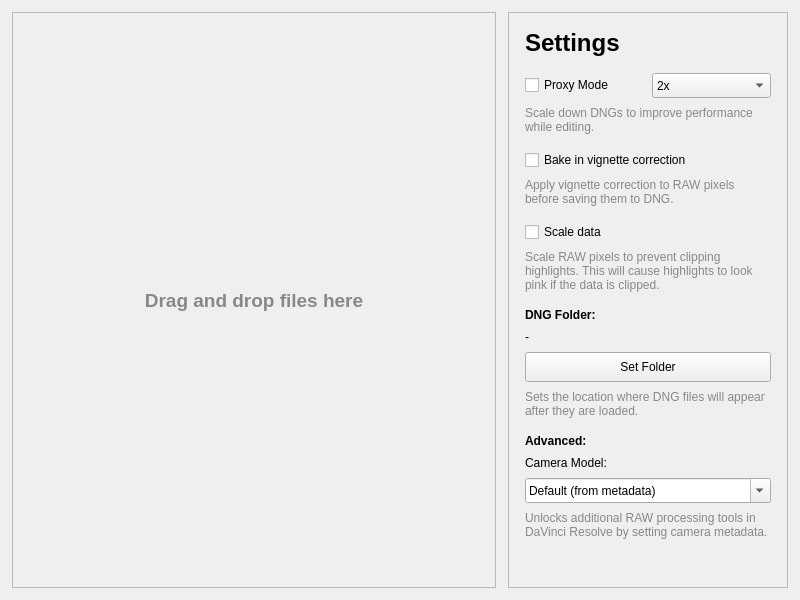
<?xml version="1.0" encoding="UTF-8"?>
<ui version="4.0">
 <class>MainWindow</class>
 <widget class="QMainWindow" name="MainWindow">
  <property name="geometry">
   <rect>
    <x>0</x>
    <y>0</y>
    <width>800</width>
    <height>600</height>
   </rect>
  </property>
  <property name="windowTitle">
   <string>MotionCam Fuse</string>
  </property>
  <widget class="QWidget" name="centralwidget">
   <layout class="QHBoxLayout" name="horizontalLayout">
    <property name="spacing">
     <number>12</number>
    </property>
    <property name="leftMargin">
     <number>12</number>
    </property>
    <property name="topMargin">
     <number>12</number>
    </property>
    <property name="rightMargin">
     <number>12</number>
    </property>
    <property name="bottomMargin">
     <number>12</number>
    </property>
    <item>
     <widget class="QScrollArea" name="dragAndDropScrollArea">
      <property name="sizePolicy">
       <sizepolicy hsizetype="Expanding" vsizetype="Preferred">
        <horstretch>2</horstretch>
        <verstretch>0</verstretch>
       </sizepolicy>
      </property>
      <property name="frameShape">
       <enum>QFrame::Shape::StyledPanel</enum>
      </property>
      <property name="frameShadow">
       <enum>QFrame::Shadow::Raised</enum>
      </property>
      <property name="widgetResizable">
       <bool>true</bool>
      </property>
      <property name="alignment">
       <set>Qt::AlignmentFlag::AlignLeading|Qt::AlignmentFlag::AlignLeft|Qt::AlignmentFlag::AlignTop</set>
      </property>
      <widget class="QWidget" name="scrollAreaWidgetContents">
       <property name="geometry">
        <rect>
         <x>0</x>
         <y>0</y>
         <width>482</width>
         <height>574</height>
        </rect>
       </property>
       <layout class="QVBoxLayout" name="verticalLayout_3">
        <property name="spacing">
         <number>8</number>
        </property>
        <property name="leftMargin">
         <number>16</number>
        </property>
        <property name="topMargin">
         <number>16</number>
        </property>
        <property name="rightMargin">
         <number>16</number>
        </property>
        <property name="bottomMargin">
         <number>16</number>
        </property>
        <item>
         <spacer name="verticalSpacer_top">
          <property name="orientation">
           <enum>Qt::Orientation::Vertical</enum>
          </property>
          <property name="sizeHint" stdset="0">
           <size>
            <width>20</width>
            <height>40</height>
           </size>
          </property>
         </spacer>
        </item>
        <item>
         <widget class="QLabel" name="dragAndDropLabel">
          <property name="text">
           <string>&lt;html&gt;&lt;head/&gt;&lt;body&gt;&lt;p&gt;&lt;span style=&quot; font-weight:700; font-size:14pt; color:#888888;&quot;&gt;Drag and drop files here&lt;/span&gt;&lt;/p&gt;&lt;/body&gt;&lt;/html&gt;</string>
          </property>
          <property name="alignment">
           <set>Qt::AlignmentFlag::AlignCenter</set>
          </property>
         </widget>
        </item>
        <item>
         <spacer name="verticalSpacer_bottom">
          <property name="orientation">
           <enum>Qt::Orientation::Vertical</enum>
          </property>
          <property name="sizeHint" stdset="0">
           <size>
            <width>20</width>
            <height>40</height>
           </size>
          </property>
         </spacer>
        </item>
       </layout>
      </widget>
     </widget>
    </item>
    <item>
     <widget class="QFrame" name="globalSettings">
      <property name="sizePolicy">
       <sizepolicy hsizetype="Preferred" vsizetype="Preferred">
        <horstretch>1</horstretch>
        <verstretch>0</verstretch>
       </sizepolicy>
      </property>
      <property name="minimumSize">
       <size>
        <width>280</width>
        <height>0</height>
       </size>
      </property>
      <property name="frameShape">
       <enum>QFrame::Shape::StyledPanel</enum>
      </property>
      <property name="frameShadow">
       <enum>QFrame::Shadow::Raised</enum>
      </property>
      <layout class="QVBoxLayout" name="settingsLayout">
       <property name="spacing">
        <number>16</number>
       </property>
       <property name="leftMargin">
        <number>16</number>
       </property>
       <property name="topMargin">
        <number>16</number>
       </property>
       <property name="rightMargin">
        <number>16</number>
       </property>
       <property name="bottomMargin">
        <number>16</number>
       </property>
       <item>
        <widget class="QLabel" name="settingsTitle">
         <property name="text">
          <string>&lt;html&gt;&lt;head/&gt;&lt;body&gt;&lt;p&gt;&lt;span style=&quot; font-size:18pt; font-weight:700;&quot;&gt;Settings&lt;/span&gt;&lt;/p&gt;&lt;/body&gt;&lt;/html&gt;</string>
         </property>
        </widget>
       </item>
       <item>
        <layout class="QVBoxLayout" name="draftSection">
         <property name="spacing">
          <number>8</number>
         </property>
         <item>
          <layout class="QHBoxLayout" name="draftLayout">
           <property name="spacing">
            <number>8</number>
           </property>
           <item>
            <widget class="QCheckBox" name="draftModeCheckBox">
             <property name="text">
              <string>Proxy Mode</string>
             </property>
            </widget>
           </item>
           <item>
            <widget class="QComboBox" name="draftQuality">
             <property name="minimumSize">
              <size>
               <width>60</width>
               <height>25</height>
              </size>
             </property>
             <item>
              <property name="text">
               <string>2x</string>
              </property>
             </item>
             <item>
              <property name="text">
               <string>4x</string>
              </property>
             </item>
             <item>
              <property name="text">
               <string>8x</string>
              </property>
             </item>
            </widget>
           </item>
          </layout>
         </item>
         <item>
          <widget class="QLabel" name="draftModeLabel">
           <property name="text">
            <string>&lt;html&gt;&lt;head/&gt;&lt;body&gt;&lt;p&gt;&lt;span style=&quot; font-size:9pt; color:#888888;&quot;&gt;Scale down DNGs to improve performance while editing.&lt;/span&gt;&lt;/p&gt;&lt;/body&gt;&lt;/html&gt;</string>
           </property>
           <property name="wordWrap">
            <bool>true</bool>
           </property>
          </widget>
         </item>
        </layout>
       </item>
       <item>
        <layout class="QVBoxLayout" name="vignetteSection">
         <property name="spacing">
          <number>8</number>
         </property>
         <item>
          <widget class="QCheckBox" name="vignetteCorrectionCheckBox">
           <property name="text">
            <string>Bake in vignette correction</string>
           </property>
          </widget>
         </item>
         <item>
          <widget class="QLabel" name="vignetteCorrectionLabel">
           <property name="text">
            <string>&lt;html&gt;&lt;head/&gt;&lt;body&gt;&lt;p&gt;&lt;span style=&quot; font-size:9pt; color:#888888;&quot;&gt;Apply vignette correction to RAW pixels before saving them to DNG.&lt;/span&gt;&lt;/p&gt;&lt;/body&gt;&lt;/html&gt;</string>
           </property>
           <property name="wordWrap">
            <bool>true</bool>
           </property>
          </widget>
         </item>
        </layout>
       </item>
       <item>
        <layout class="QVBoxLayout" name="scaleSection">
         <property name="spacing">
          <number>8</number>
         </property>
         <item>
          <widget class="QCheckBox" name="scaleRawCheckBox">
           <property name="text">
            <string>Scale data</string>
           </property>
          </widget>
         </item>
         <item>
          <widget class="QLabel" name="scaleRawLabel">
           <property name="text">
            <string>&lt;html&gt;&lt;head/&gt;&lt;body&gt;&lt;p&gt;&lt;span style=&quot; font-size:9pt; color:#888888;&quot;&gt;Scale RAW pixels to prevent clipping highlights. This will cause highlights to look pink if the data is clipped.&lt;/span&gt;&lt;/p&gt;&lt;/body&gt;&lt;/html&gt;</string>
           </property>
           <property name="wordWrap">
            <bool>true</bool>
           </property>
          </widget>
         </item>
        </layout>
       </item>
       <item>
        <layout class="QVBoxLayout" name="cacheSection">
         <property name="spacing">
          <number>8</number>
         </property>
         <item>
          <widget class="QLabel" name="cacheSectionTitle">
           <property name="text">
            <string>&lt;html&gt;&lt;head/&gt;&lt;body&gt;&lt;p&gt;&lt;span style=&quot; font-weight:600;&quot;&gt;DNG Folder:&lt;/span&gt;&lt;/p&gt;&lt;/body&gt;&lt;/html&gt;</string>
           </property>
          </widget>
         </item>
         <item>
          <widget class="QLabel" name="cacheFolderLabel">
           <property name="text">
            <string>-</string>
           </property>
           <property name="wordWrap">
            <bool>true</bool>
           </property>
          </widget>
         </item>
         <item>
          <widget class="QPushButton" name="changeCacheBtn">
           <property name="minimumSize">
            <size>
             <width>0</width>
             <height>30</height>
            </size>
           </property>
           <property name="text">
            <string>Set Folder</string>
           </property>
          </widget>
         </item>
         <item>
          <widget class="QLabel" name="cacheFolderDescription">
           <property name="text">
            <string>&lt;html&gt;&lt;head/&gt;&lt;body&gt;&lt;p&gt;&lt;span style=&quot; font-size:9pt; color:#888888;&quot;&gt;Sets the location where DNG files will appear after they are loaded.&lt;/span&gt;&lt;/p&gt;&lt;/body&gt;&lt;/html&gt;</string>
           </property>
           <property name="wordWrap">
            <bool>true</bool>
           </property>
          </widget>
         </item>
        </layout>
       </item>
       <item>
        <layout class="QVBoxLayout" name="advancedSection">
         <property name="spacing">
          <number>8</number>
         </property>
         <item>
          <widget class="QLabel" name="advancedSectionTitle">
           <property name="text">
            <string>&lt;html&gt;&lt;head/&gt;&lt;body&gt;&lt;p&gt;&lt;span style=&quot; font-weight:600;&quot;&gt;Advanced:&lt;/span&gt;&lt;/p&gt;&lt;/body&gt;&lt;/html&gt;</string>
           </property>
          </widget>
         </item>
         <item>
          <layout class="QVBoxLayout" name="cameraModelSection">
           <property name="spacing">
            <number>8</number>
           </property>
           <item>
            <widget class="QLabel" name="cameraModelLabel">
             <property name="text">
              <string>Camera Model:</string>
             </property>
            </widget>
           </item>
           <item>
            <widget class="QComboBox" name="cameraModelComboBox">
             <property name="minimumSize">
              <size>
               <width>0</width>
               <height>25</height>
              </size>
             </property>
             <property name="editable">
              <bool>true</bool>
             </property>
             <item>
              <property name="text">
               <string>Default (from metadata)</string>
              </property>
             </item>
             <item>
              <property name="text">
               <string>Blackmagic Pocket Cinema Camera 4K</string>
              </property>
             </item>
             <item>
              <property name="text">
               <string>Panasonic General</string>
              </property>
             </item>
            </widget>
           </item>
           <item>
            <widget class="QLabel" name="cameraModelDescription">
             <property name="text">
              <string>&lt;html&gt;&lt;head/&gt;&lt;body&gt;&lt;p&gt;&lt;span style=&quot; font-size:9pt; color:#888888;&quot;&gt;Unlocks additional RAW processing tools in DaVinci Resolve by setting camera metadata.&lt;/span&gt;&lt;/p&gt;&lt;/body&gt;&lt;/html&gt;</string>
             </property>
             <property name="wordWrap">
              <bool>true</bool>
             </property>
            </widget>
           </item>
          </layout>
         </item>
        </layout>
       </item>
       <item>
        <spacer name="verticalSpacer">
         <property name="orientation">
          <enum>Qt::Orientation::Vertical</enum>
         </property>
         <property name="sizeHint" stdset="0">
          <size>
           <width>20</width>
           <height>40</height>
          </size>
         </property>
        </spacer>
       </item>
      </layout>
     </widget>
    </item>
   </layout>
  </widget>
 </widget>
 <resources/>
 <connections/>
</ui>
